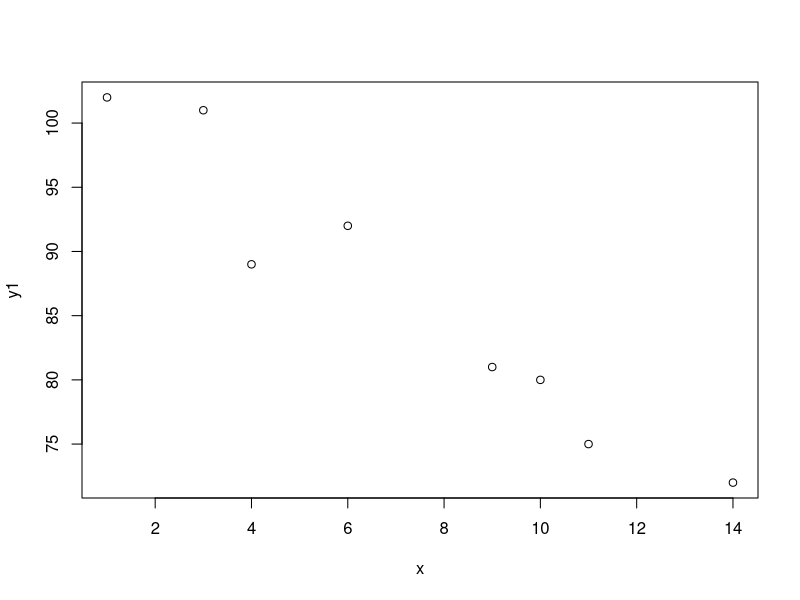
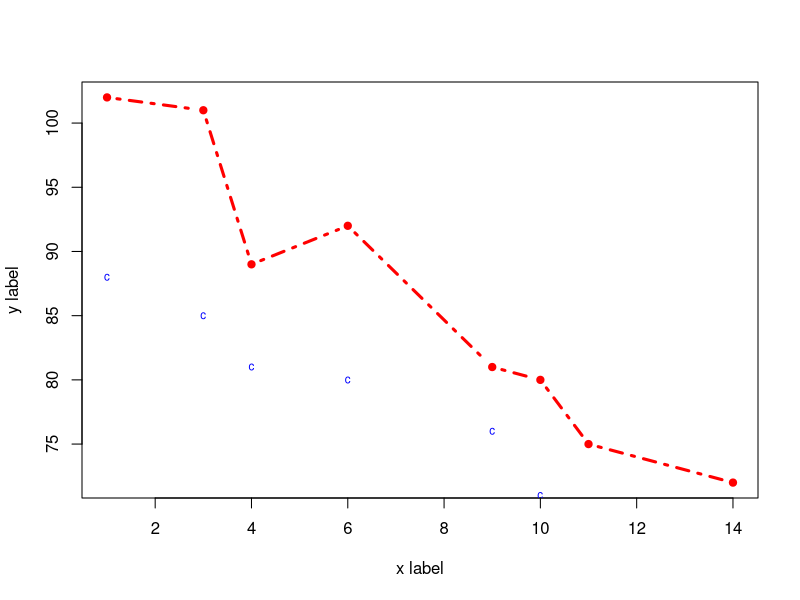
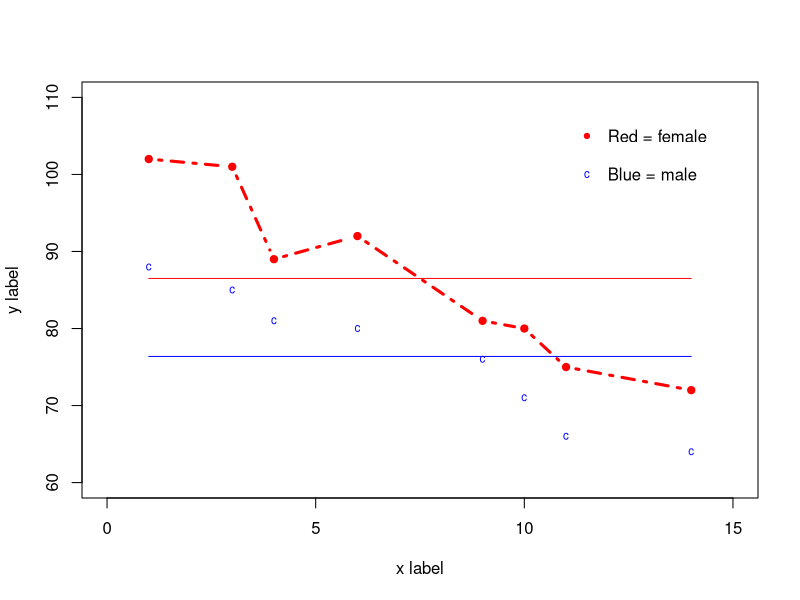
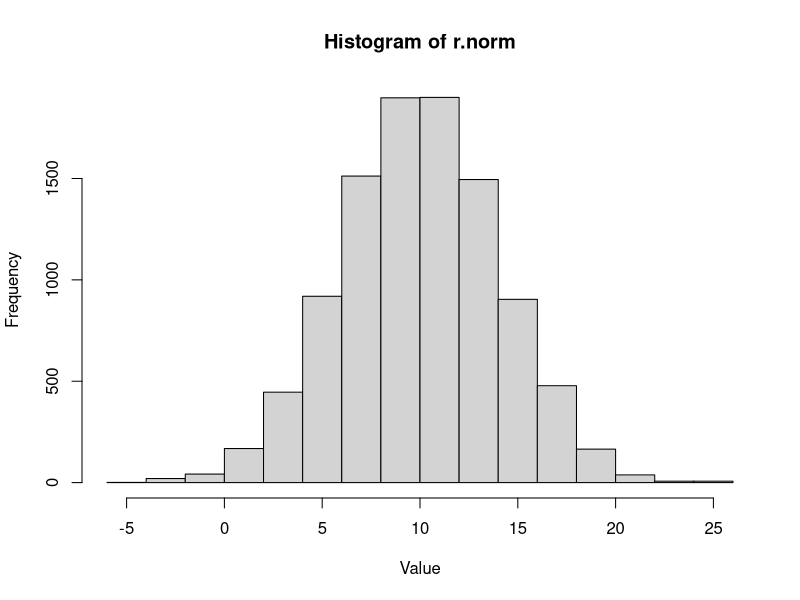
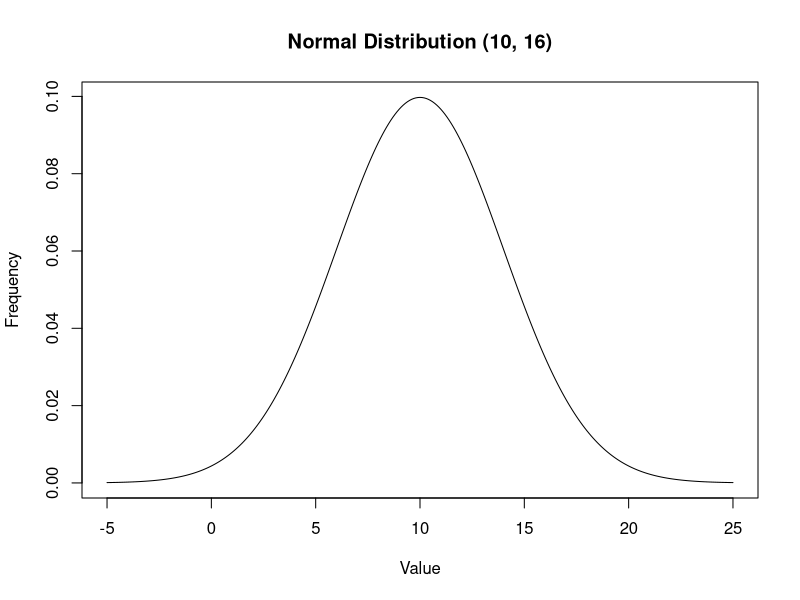
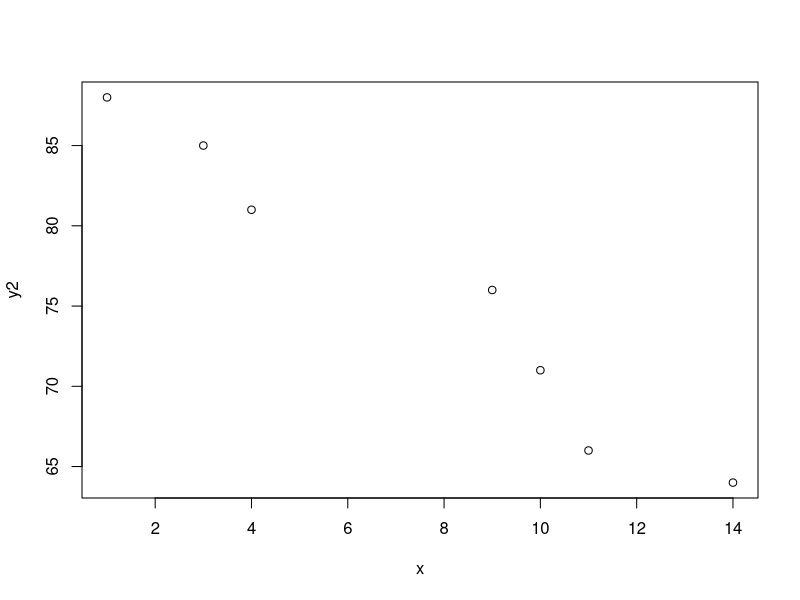

The R script that drew these images, in order:
## ---- chunk 1
knitr::opts_chunk$set(echo = TRUE)
## ---- chunk 2
# Code below copied from R Lab 1 document. 
# Create 3 vectors of length 8
x <- c(1,3,4,6,9,10,11,14)
y1 <- c(102,101,89,92,81,80,75,72)
y2 <- c(88,85,81,80,76,71,66,64)
### Basic x-y graph
plot(x, y1)
### Useful options to plot
### Documentation in Help menu
### ?par gives options
plot(x, y1, xlab='x label', ylab='y label', pch=19, type="b", cex=.7, col="red", lty=4, lwd=3)
### Adding things to a plot
points(x, y2, pch="circle", cex=.7, col="blue")
### Note that some points are outside the plot.  To fix, set axis limits
plot(x, y1, xlab='x label', ylab='y label', pch=19, type="b", cex=.7, col="red",
      lty=4, lwd=3, xlim=c(0, 15), ylim=c(60, 110))
points(x, y2, pch="circle", cex=.7, col="blue")
# Add a red line at mean(y1).
lines(x,rep(mean(y1),8),col = "red")
# Add a blue line at mean(y2).
lines(x,rep(mean(y2),8),col = "blue")
# Move the legend (deleted previous legend).
text(12, 105, "Red = female", adj=0)
text(12, 100, "Blue = male", adj=0)
# Add red point in front of the text.
points(11.5, 105, pch=19, type="b", cex=.7, col="red")
# Add blue point in front of the text.
points(11.5, 100, pch="circle", cex=.7, col="blue")
## ---- chunk 3
# Make the sequence we're aiming for.
goal <- c(.2,.2,.4,.4,.6,.6,.2,.2,.4,.4,.6,.6,.2,.2,.4,.4,.6,.6)
# Use seq() to create c(0.2, 0.4, 0.6).
seq <- seq(.2,.6,by = 0.2)
# Use rep() to repeat each element in seq twice.
seq <- rep(seq,each = 2)
# Use rep() again to repeat the whole list three times.
seq <- rep(seq,times = 3)
# Show the sequence
seq
# Double check that it matches the goal sequence.
seq == goal
## ---- chunk 4
# Generate a sample of 10000 normal values with mean 10 and sd 4.
r.norm <- rnorm(n = 10000, mean = 10, sd = 4)
# Make a histogram of the values.
hist(r.norm,xlab = "Value")
# Check that the empirical mean and SD match those used to generate the sample.
mean(r.norm)
sd(r.norm)
# For X~N(10, 16), find Pr(X > 18).
pnorm(18,mean = 10,sd = 4,lower.tail = FALSE)
# For X~N(10, 16), find the value so that 97.5% of the distribution is less than that value.
qnorm(0.975,mean = 10,sd = 4)
# Make a smooth line graph of the N(10, 16) density.
x <- seq(-5,25, by = 0.1)
y <- dnorm(x, mean = 10, sd = 4)
plot(x, y, type="l", main = "Normal Distribution (10, 16)", ylab = "Frequency", xlab = "Value")
## ---- chunk 5
# Generate a sample of 10000 values from a Gamma distribution with mean 10 and sd 4.
r.gamma <- rgamma(n = 10000, shape = 25/4, scale = 8/5)
# Verify empirically that your sample mean and sd are close to 10 and 4.
mean(r.gamma)
sd(r.gamma)
## ---- chunk 6
x <- c(1,3,4,6,9,10,11,14)      
y1 <- c(102,101,89,92,81,80,75,72)
y2 <- c(88,85,81,80,76,71,66,64)
lab <- c("a","b","c","d","e","f","g","h")

xy.mat <- cbind(x, y1, y2)
## ---- chunk 7
x
x[c(3:7)-2]
## ---- chunk 8
x[c(3:7)]
x[c(3:7)]-2
## ---- chunk 9
xy.mat[8, ]
## ---- chunk 10
xy.mat[c(2:4)]
## ---- chunk 11
cbind(x, lab)
## ---- chunk 12
xy.mat
plot(xy.mat[c(1:3,5:8),1], xy.mat[c(1:3,5:8),3], xlab = "x", ylab = "y2")
## ---- chunk 13
# Make an empty matrix.
mat <- matrix(NA, ncol=3, nrow=16)
# Name the columns.
colnames(mat) <- c("subjectid", "time", "outcome")
# Fill in subject ids (from vector x).
mat[,1] <- rep(x,times = 2)
# Fill in times 1 and 2.
mat[,2] <- c(rep(1,times = 8),rep(2,times = 8))
# Fill in outcomes data from y1 and y2.
mat[,3] <- c(y1,y2)
# Show the matrix.
print.data.frame(as.data.frame(mat),row.names = FALSE)
